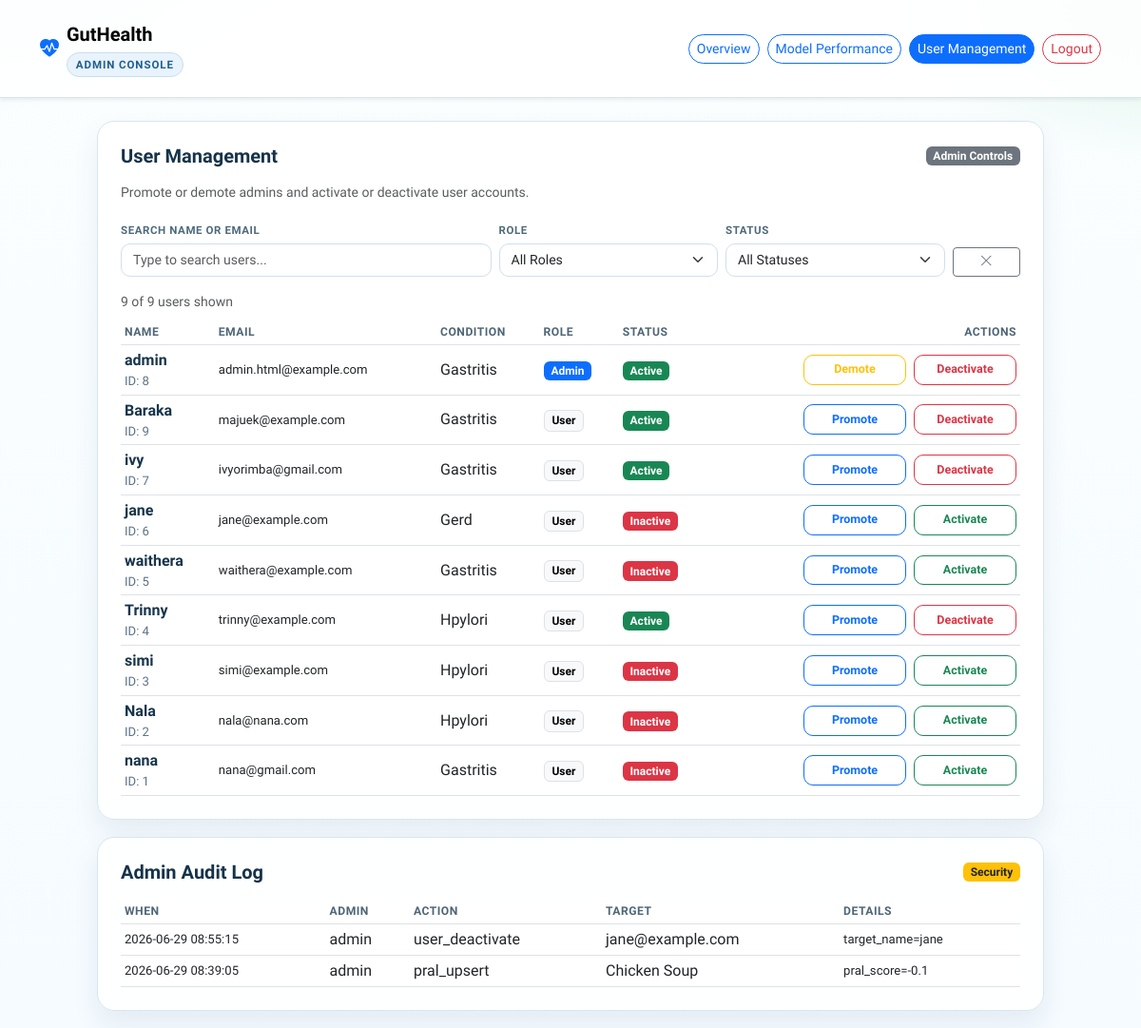
The app's page /admin/users (signed in), older data.
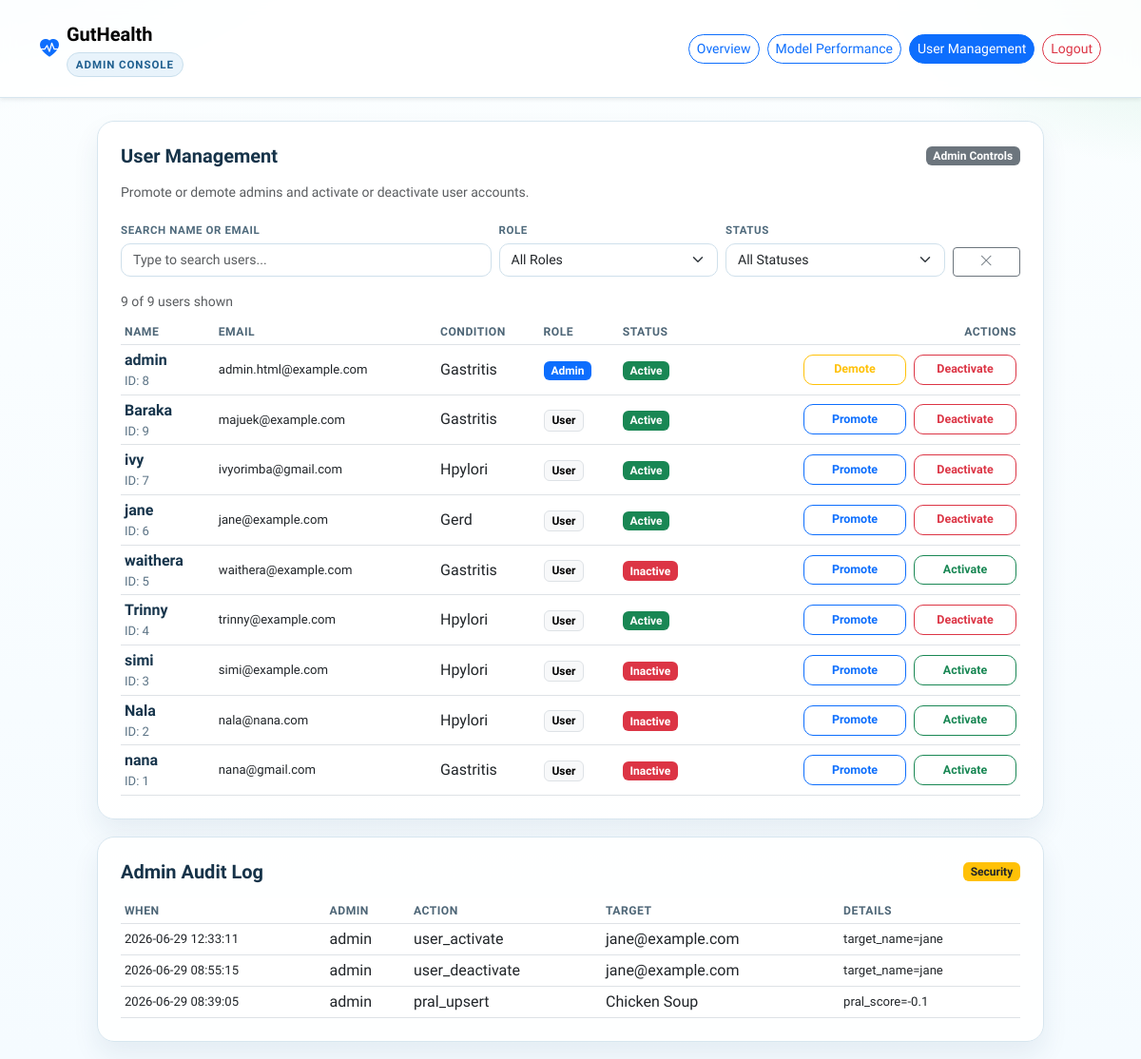
The same page, newer data.
### tables this page shows
CREATE TABLE users (
            id INTEGER PRIMARY KEY AUTOINCREMENT,
            name TEXT NOT NULL,
            email TEXT UNIQUE NOT NULL,
            password TEXT NOT NULL,
            condition TEXT NOT NULL
        , is_admin INTEGER DEFAULT 0, is_active INTEGER DEFAULT 1, age REAL DEFAULT 30, bmi REAL DEFAULT 24.5, h_pylori_result TEXT DEFAULT 'Negative');

CREATE TABLE admin_audit_logs (id INTEGER PRIMARY KEY AUTOINCREMENT, admin_user_id INTEGER, action_type TEXT, target TEXT, details TEXT, created_at DATETIME DEFAULT CURRENT_TIMESTAMP);

### admin_routes.py (the view)
    @app.route("/admin/users")
    def admin_user_management():
        guard = require_admin()
        if guard:
            return guard
        with get_db() as conn:
            admin_users = conn.execute(
                "SELECT id, name, email, condition, is_admin, is_active FROM users ORDER BY is_admin DESC, id DESC"
            ).fetchall()
            audit_logs = conn.execute(
                "SELECT a.created_at, a.action_type, a.target, a.details, u.name AS admin_name "
                "FROM admin_audit_logs a LEFT JOIN users u ON u.id = a.admin_user_id "
                "ORDER BY a.id DESC LIMIT 25"
            ).fetchall()
        return render_template(
            "admin_users.html",
            admin_users=admin_users,
            audit_logs=audit_logs,
        )

### app.py (called while the page is built)
@contextmanager
def get_db():
    conn = sqlite3.connect(DB_PATH)
    conn.row_factory = sqlite3.Row
    try:
        yield conn
        conn.commit()
    except Exception as e:
        conn.rollback()
        logging.error(f"Database Error: {e}")
        raise
    finally:
        conn.close()

def is_logged_in():
    return "user_id" in session

def is_admin_user():
    return bool(session.get("is_admin", False))

def require_admin():
    if not is_logged_in():
        return redirect(url_for("login"))
    if not is_admin_user():
        flash("You are not authorized to view the admin page.")
        return redirect(url_for("home"))
    return None

### templates/admin_users.html (shortened to what the changed rows need)
<!DOCTYPE html>
<html lang="en">
<head>
    <link href="https://cdn.jsdelivr.net/npm/bootstrap@5.3.0/dist/css/bootstrap.min.css" rel="stylesheet">
    <link rel="stylesheet" href="https://cdn.jsdelivr.net/npm/bootstrap-icons@1.10.5/font/bootstrap-icons.css">
</head>
<body>
<div class="container" style="max-width: 1020px;">
    <div class="panel p-4">
        <div class="table-responsive">
            <table class="table table-sm align-middle mb-0" id="usersTable">
                <thead>
                    <tr>
                        <th>Name</th>
                        <th>Email</th>
                        <th>Condition</th>
                        <th>Role</th>
                        <th>Status</th>
                        <th class="text-end">Actions</th>
                    </tr>
                </thead>
                <tbody>
                    {% for user in admin_users %}
                    <tr class="user-row" data-role="{{ 'admin' if user.is_admin else 'user' }}" data-status="{{ 'active' if user.is_active else 'inactive' }}" data-search="{{ (user.name ~ ' ' ~ user.email)|lower }}">
                        <td>
                            <div class="user-name">{{ user.name }}</div>
                            <div class="user-email">ID: {{ user.id }}</div>
                        </td>
                        <td class="user-email">{{ user.email }}</td>
                        <td>{{ user.condition|capitalize }}</td>
                        <td>
                            {% if user.is_admin %}
                            <span class="badge text-bg-primary">Admin</span>
                            {% else %}
                            <span class="badge text-bg-light border">User</span>
                            {% endif %}
                        </td>
                        <td>
                            {% if user.is_active %}
                            <span class="badge text-bg-success">Active</span>
                            {% else %}
                            <span class="badge text-bg-danger">Inactive</span>
                            {% endif %}
                        </td>
                        <td class="text-end">
                            <div class="actions-wrap">
                                <form action="{{ url_for('admin_toggle_user_role', user_id=user.id) }}" method="POST" class="d-inline" onsubmit="return confirm('Are you sure you want to update this user role?');">
                                    {% if user.is_admin %}
                                    <button type="submit" class="btn btn-outline-warning btn-sm btn-admin">Demote</button>
                                    {% else %}
                                    <button type="submit" class="btn btn-outline-primary btn-sm btn-admin">Promote</button>
                                    {% endif %}
                                </form>
                                <form action="{{ url_for('admin_toggle_user_active', user_id=user.id) }}" method="POST" class="d-inline" onsubmit="return confirm('Are you sure you want to change this account status?');">
                                    {% if user.is_active %}
                                    <button type="submit" class="btn btn-outline-danger btn-sm btn-admin">Deactivate</button>
                                    {% else %}
                                    <button type="submit" class="btn btn-outline-success btn-sm btn-admin">Activate</button>
                                    {% endif %}
                                </form>
                            </div>
                        </td>
                    </tr>
                    {% endfor %}
                </tbody>
            </table>
        </div>
    </div>
    <div class="panel p-4">
        {% if audit_logs %}
        <div class="table-responsive">
            <table class="table table-sm align-middle mb-0">
                <thead>
                    <tr>
                        <th>When</th>
                        <th>Admin</th>
                        <th>Action</th>
                        <th>Target</th>
                        <th>Details</th>
                    </tr>
                </thead>
                <tbody>
                    {% for log in audit_logs %}
                    <tr>
                        <td class="user-email">{{ log.created_at }}</td>
                        <td>{{ log.admin_name or 'Unknown' }}</td>
                        <td>{{ log.action_type }}</td>
                        <td>{{ log.target }}</td>
                        <td class="user-email">{{ log.details }}</td>
                    </tr>
                    {% endfor %}
                </tbody>
            </table>
        </div>
        {% else %}
        <p class="text-muted mb-0">No admin actions logged yet.</p>
        {% endif %}
    </div>
</div>
</body>
</html>

Row changes from the older to the newer data that the page shows:
changed users "ivy": condition "Gastritis" → "Hpylori"
changed users "jane": is_active "Inactive Activate" → "Active Deactivate"
added admin_audit_logs: created_at "2026-06-29 12:33:11", name "admin", action_type "user_activate", target "jane@example.com", details "target_name=jane"
